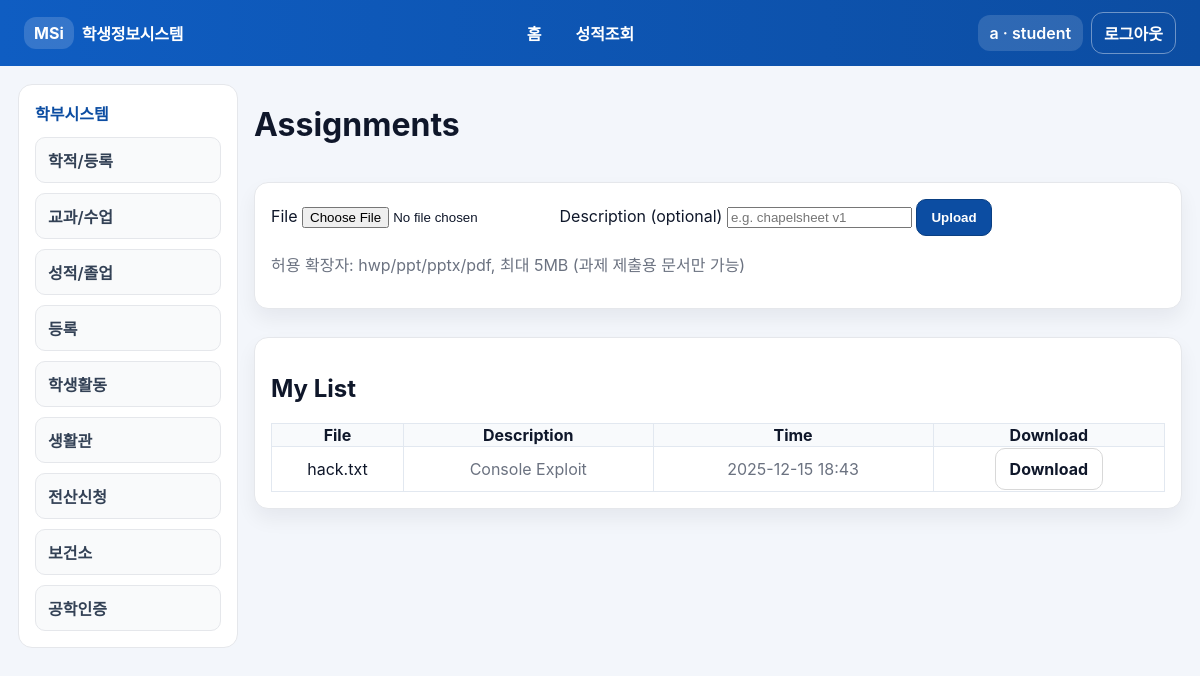
Screenshot of /assignments (signed in) with the database file from the repository.
### app.py (models this page shows, shortened)
class User(UserMixin, db.Model):
    __tablename__ = "user"
    id = db.Column(db.Integer, primary_key=True)
    username = db.Column(db.String(50), unique=True, nullable=False, index=True)
    password_hash = db.Column(db.String(200), nullable=False)
    role = db.Column(db.String(20), nullable=False, default="student")
    owner_id = db.Column(db.Integer, nullable=True)
    game1_done = db.Column(db.Boolean, nullable=False, default=False)
    game2_done = db.Column(db.Boolean, nullable=False, default=False)

class Assignment(db.Model):
    __tablename__ = "assignment"
    id = db.Column(db.Integer, primary_key=True)
    student_id = db.Column(db.Integer, db.ForeignKey("user.id"), nullable=False, index=True)
    original_filename = db.Column(db.String(255), nullable=False)
    stored_filename = db.Column(db.String(255), nullable=False)
    description = db.Column(db.String(200), nullable=True)
    uploaded_at = db.Column(db.DateTime, nullable=False, default=datetime.utcnow)

### app.py (the view, shortened to what this page needs)
    @app.route("/assignments", methods=["GET", "POST"])
    @login_required
    def assignments():
        items = Assignment.query.filter_by(student_id=current_user.id).order_by(Assignment.uploaded_at.desc()).all()
        return render_template("assignments.html", items=items)

### app.py (called while the page is built)
@login_manager.user_loader
def load_user(user_id: str):
    return db.session.get(User, int(user_id))

### templates/assignments.html (shortened to what this page needs)
{% extends "base.html" %}
{% block content %}
<h1>Assignments</h1>
{% if current_user.role == "student" %}
<form class="card" method="post" enctype="multipart/form-data">
  <label>File</label>
  <input type="file" name="file" />
  <label>Description (optional)</label>
  <input name="description" maxlength="200" placeholder="e.g. chapelsheet v1" />
  <button class="btn primary" type="submit">Upload</button>
  <p class="muted">허용 확장자: hwp/ppt/pptx/pdf, 최대 5MB (과제 제출용 문서만 가능)</p>
</form>
{% else %}
<p class="muted">교수 계정은 업로드할 수 없습니다. (담당 학생 제출물만 열람 가능)</p>
{% endif %}
<div class="card" style="margin-top:12px;">
  <h2 class="h2">My List</h2>
  {% if items|length == 0 %}
    <p class="muted">제출물이 없습니다.</p>
  {% else %}
    <table class="table">
      <thead>
        <tr>
          <th>File</th>
          <th>Description</th>
          <th>Time</th>
          <th>Download</th>
        </tr>
      </thead>
      <tbody>
        {% for a in items %}
          <tr>
            <td>{{ a.original_filename }}</td>
            <td class="muted">{{ a.description or "-" }}</td>
            <td class="muted">{{ a.uploaded_at.strftime("%Y-%m-%d %H:%M") }}</td>
            <td><a class="btn" href="{{ url_for('assignment_download', assignment_id=a.id) }}">Download</a></td>
          </tr>
        {% endfor %}
      </tbody>
    </table>
  {% endif %}
</div>
{% endblock %}

### templates/base.html (shortened to what this page needs)
<!doctype html>
<html lang="ko">
<head>
  <link rel="stylesheet" href="{{ url_for('static', filename='style.css') }}">
</head>
<body class="app">
  <header class="topbar">
    <div class="topbar-inner">
      <a class="logo" href="{{ url_for('index') }}">
        <span class="logo-mark">MSi</span>
        <span class="logo-text">학생정보시스템</span>
      </a>
      <nav class="top-nav">
        <a class="logo" href="{{ url_for('index') }}">홈</a>
        {% if current_user.is_authenticated %}
          <a href="{{ url_for('grades') }}">성적조회</a>
        {% endif %}
      </nav>
      <div class="top-actions">
        {% if current_user.is_authenticated %}
          <span class="user-chip">{{ current_user.username }} · {{ current_user.role }}</span>
          <a class="chip" href="{{ url_for('logout') }}">로그아웃</a>
        {% else %}
          <a class="chip" href="{{ url_for('login') }}">로그인</a>
          <a class="chip primary" href="{{ url_for('register') }}">회원가입</a>
        {% endif %}
      </div>
    </div>
  </header>
  <div class="layout">
    <aside class="sidebar">
      <div class="sidebar-title">학부시스템</div>
      <ul class="side-menu">
        <li>학적/등록</li>
        <li>교과/수업</li>
        <li>성적/졸업</li>
        <li>등록</li>
        <li>학생활동</li>
        <li>생활관</li>
        <li>전산신청</li>
        <li>보건소</li>
        <li>공학인증</li>
      </ul>
    </aside>
    <main class="main">
      {% block content %}{% endblock %}
    </main>
  </div>
</body>
</html>

### static/style.css (style rules this page uses)
* { box-sizing: border-box; }
body { margin: 0; font-family: "Noto Sans KR", "Pretendard", -apple-system, BlinkMacSystemFont, Segoe UI, Roboto, Arial, sans-serif; background: #f3f6fb; color: #0f172a; }
:root { --blue: #0c4da2; --blue-dark: #0a3f82; --gray-border: #e5e7eb; }
a { color: inherit; text-decoration: none; }
.app { min-height: 100vh; }
.topbar { background: linear-gradient(90deg, #0f5dc2, #0c4da2); color: #fff; padding: 12px 24px; }
.topbar-inner { max-width: 1320px; margin: 0 auto; display: flex; align-items: center; justify-content: space-between; gap: 16px; flex-wrap: wrap; }
.logo { display: flex; align-items: center; gap: 8px; font-weight: 700; }
.logo-mark { background: rgba(255, 255, 255, 0.16); padding: 6px 10px; border-radius: 12px; }
.logo-text { letter-spacing: -0.2px; }
.top-nav { display: flex; gap: 14px; font-weight: 600; }
.top-nav a { padding: 6px 10px; border-radius: 10px; }
.top-actions { display: flex; gap: 8px; align-items: center; flex-wrap: wrap; }
.chip { padding: 8px 12px; border-radius: 12px; border: 1px solid rgba(255,255,255,0.4); color: #fff; font-weight: 600; background: transparent; }
.user-chip { background: rgba(255,255,255,0.14); padding: 8px 12px; border-radius: 12px; font-weight: 600; }
.layout { max-width: 1320px; margin: 0 auto; display: grid; grid-template-columns: 220px 1fr; gap: 16px; padding: 18px 18px 48px; }
.sidebar { background: #fff; border: 1px solid var(--gray-border); border-radius: 14px; padding: 16px; position: sticky; top: 18px; height: fit-content; }
.sidebar-title { font-weight: 800; margin-bottom: 12px; color: #0c4da2; }
.side-menu { list-style: none; margin: 0; padding: 0; display: grid; gap: 10px; }
.side-menu li { padding: 10px 12px; border: 1px solid var(--gray-border); border-radius: 10px; font-weight: 600; color: #334155; background: #f9fafb; }
.main { display: flex; flex-direction: column; gap: 16px; }
.card { background: #fff; border: 1px solid var(--gray-border); border-radius: 14px; padding: 16px; box-shadow: 0 10px 20px rgba(15, 23, 42, 0.06); }
.muted { color: #6b7280; }
.table { width: 100%; border-collapse: collapse; }
.table th, .table td { border: 1px solid #e2e8f0; text-align: center; }
.table thead { background: #f8fafc; }
.btn { display: inline-block; padding: 10px 14px; border-radius: 10px; border: 1px solid #d8d8d8; background: #fff; cursor: pointer; font-weight: 700; }
.btn.primary { background: var(--blue); color: #fff; border-color: var(--blue-dark); }

### rows the page displays
User: username "a", role "student"
Assignment: original_filename "hack.txt", description "Console Exploit", uploaded_at "2025-12-15 18:43"
